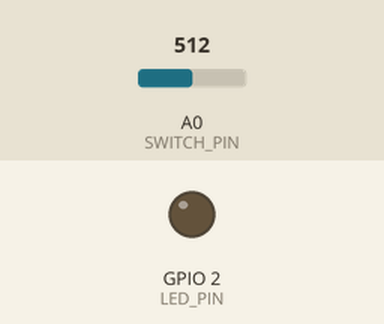
Simulated run of this sketch. Board: ESP8266 (NodeMCU). Shown: output pins drawn as LEDs (lit = HIGH). The inputs (shaded band) are chosen by the test bench; at power-on: A0 (SWITCH_PIN) = 512. What the sketch prints to the serial monitor is not drawn.

Above: at 0.01 s.
Timing chart, 0 to 1.8 s (numbered marks = the images above):
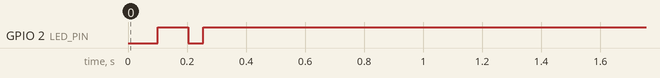

Measured:
- by itself, GPIO 2 (LED_PIN): HIGH → LOW at 0.20 s, → HIGH 0.05 s later

The sketch:

arduino.ino
```cpp
#include <ESP8266WiFi.h>
#include <DNSServer.h>
#include <ESP8266WebServer.h>

// Switch sensor pin (using the built-in ADC - A0 on ESP8266)
const int SWITCH_PIN = A0;
const int LED_PIN = LED_BUILTIN;

// State change detection
int lastSwitchState = LOW;
int currentSwitchState = LOW;

// Mute detection timing
const unsigned long MUTE_WINDOW = 5000; // 5 seconds window for mute toggle
unsigned long offTime = 0;
bool muteAction = false; // To track if mute/unmute is triggered

// Wi-Fi credentials (Replace these with your network details)
const char* ssid = "home network";
const char* password = "anish2012";

// State variables
bool handRaised = false;
bool isMuted = false;
bool wifiMode = false;

void setup() {
  Serial.begin(115200);
  pinMode(LED_PIN, OUTPUT);
  digitalWrite(LED_PIN, HIGH);

  Serial.println("\n--- Switch Control Starting ---");

  // Try to connect to Wi-Fi
//  WiFi.begin(ssid, password);

//  int attempts = 0;
//  while (WiFi.status() != WL_CONNECTED && attempts < 20) {
//    delay(500);
//    Serial.print(".");
//    attempts++;
//  }

  {
    wifiMode = false;
    Serial.println("Running in Serial-only mode");
  }

  // Startup indication
  for (int i = 0; i < (wifiMode ? 3 : 1); i++) {
    digitalWrite(LED_PIN, LOW);
    delay(100);
    digitalWrite(LED_PIN, HIGH);
    delay(100);
  }

  Serial.println("Ready! Controls:");
  Serial.println("- OFF → ON: Toggle hand raise");
  Serial.println("- ON → OFF → ON within 5 seconds: Toggle mute");
}

void loop() {
  // Read the state of the switch
  int analogValue = analogRead(SWITCH_PIN);
  currentSwitchState = (analogValue > 500) ? HIGH : LOW;

  // ON → OFF: Start timer to check for return to ON
  if (lastSwitchState == HIGH && currentSwitchState == LOW) {
    offTime = millis(); // Record the time when it turned OFF
    muteAction = false; // Reset mute action
  }

  // OFF → ON within 5 seconds: Toggle mute
  if (lastSwitchState == LOW && currentSwitchState == HIGH) {
    if (millis() - offTime < MUTE_WINDOW && millis() - offTime > 1111) {
      isMuted = !isMuted;
      Serial.println(isMuted ? "MUTE" : "UNMUTE");
      blinkLED(3);  // Triple blink for mute/unmute
      muteAction = true; // Mark mute action to avoid hand raise
    }
  }

  // OFF → ON: Toggle hand raise (only if not a mute action)
  if (lastSwitchState == LOW && currentSwitchState == HIGH && !muteAction) {
    handRaised = !handRaised;
    Serial.println(handRaised ? "HAND_RAISE" : "HAND_LOWER");
    blinkLED(1);
  }

  lastSwitchState = currentSwitchState;
  delay(10);
}

void blinkLED(int times) {
  for (int i = 0; i < times; i++) {
    digitalWrite(LED_PIN, LOW);
    delay(50);
    digitalWrite(LED_PIN, HIGH);
    delay(50);
  }
}
```
